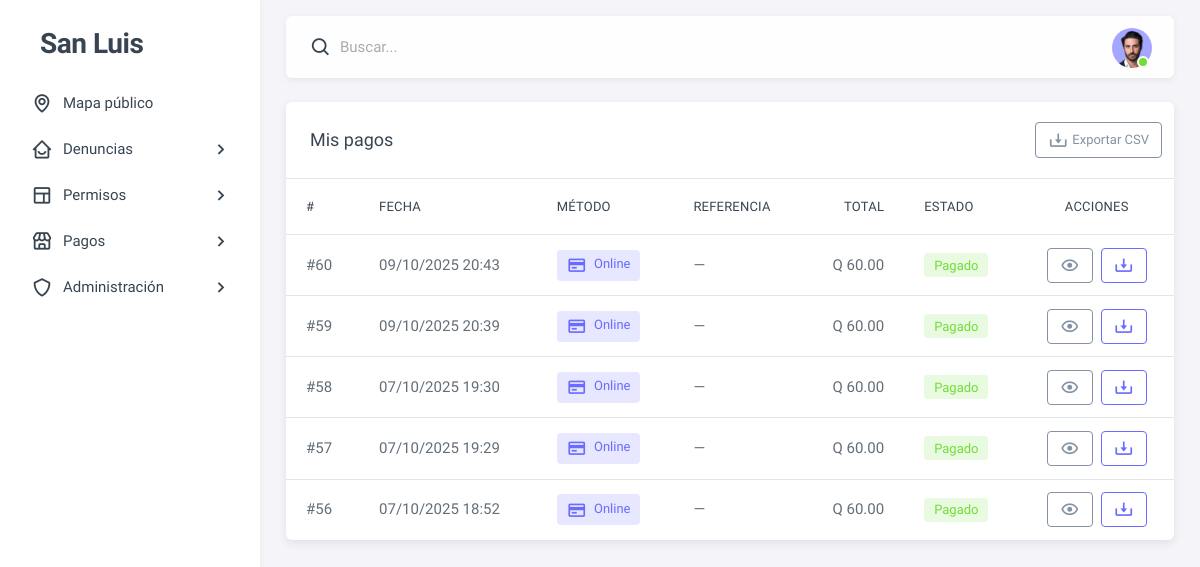
The app's page /mis-pagos/ (signed in), older data.
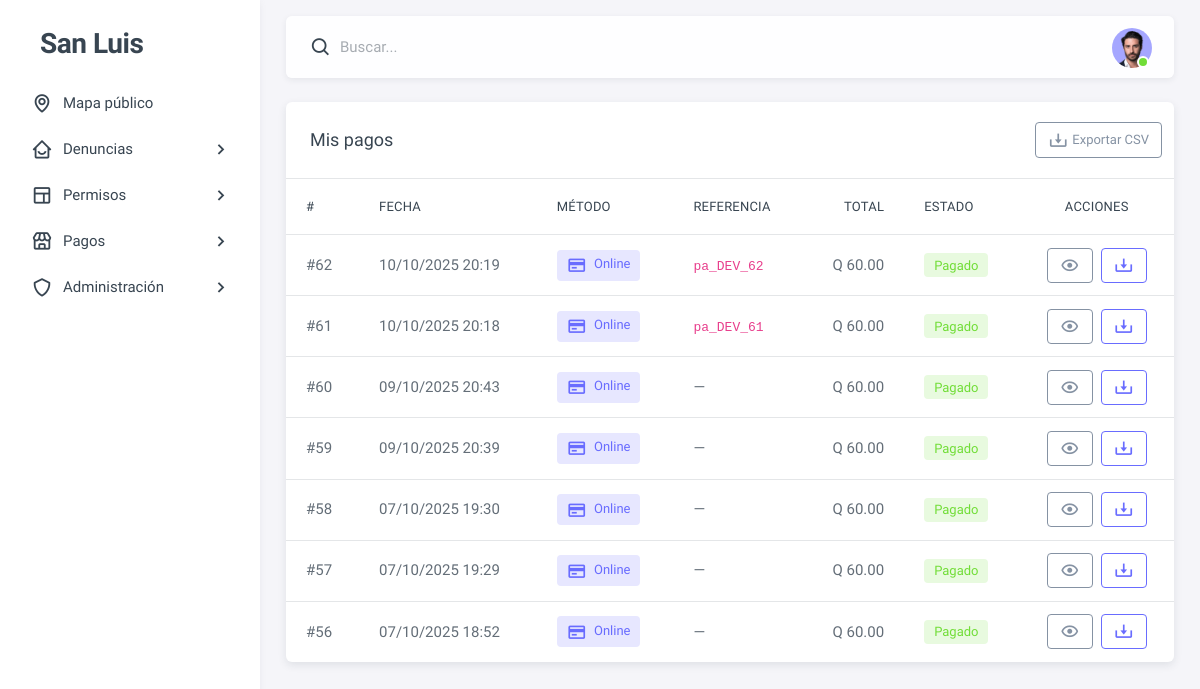
The same page, newer data.
### dashboard/models.py (models this page shows, shortened)
class Pago(models.Model):
    METODOS = [('caja','Caja'),('transferencia','Transferencia'),('tarjeta','Tarjeta'),('online','Online')]
    cuenta = models.ForeignKey(CuentaServicio, on_delete=models.PROTECT, related_name='pagos')
    fecha = models.DateTimeField(auto_now_add=True)
    metodo = models.CharField(max_length=20, choices=METODOS)
    referencia = models.CharField(max_length=100, blank=True, default='')
    monto = models.DecimalField(max_digits=10, decimal_places=2)
    usuario_registra = models.ForeignKey(settings.AUTH_USER_MODEL, null=True, blank=True, on_delete=models.SET_NULL)
    observaciones = models.TextField(blank=True, default='')

### dashboard/views/payments.py (the view)
# urls.py: path("mis-pagos/", pay_views.mis_pagos, name="mis_pagos"),
@login_required(login_url="login")
def mis_pagos(request):
    usuario = request.user
    qs = (Pago.objects
          .select_related("cuenta")
          .filter(cuenta__usuario=usuario)
          .order_by("-id"))
    f_ini = request.GET.get("f_ini")  # yyyy-mm-dd
    f_fin = request.GET.get("f_fin")
    metodo = request.GET.get("metodo")  # 'online', 'caja', etc.
    ref = request.GET.get("ref")
    fecha_field = "fecha"
    if not hasattr(Pago, fecha_field):
        fecha_field = "creado_en"
    if f_ini:
        d = parse_date(f_ini)
        if d:
            qs = qs.filter(**{f"{fecha_field}__date__gte": d})
    if f_fin:
        d = parse_date(f_fin)
        if d:
            qs = qs.filter(**{f"{fecha_field}__date__lte": d})
    if metodo:
        qs = qs.filter(metodo__iexact=metodo)
    if ref:
        qs = qs.filter(referencia__icontains=ref)
    paginator = Paginator(qs, 15)
    page = request.GET.get("page")
    pagos = paginator.get_page(page)
    metodos = (Pago.objects
               .filter(cuenta__usuario=usuario)
               .order_by()
               .values_list("metodo", flat=True)
               .distinct())
    ctx = {
        "pagos": pagos,
        "metodos": [m for m in metodos if m],  # limpia None
        "f_ini": f_ini or "",
        "f_fin": f_fin or "",
        "metodo_sel": metodo or "",
        "ref": ref or "",
        "fecha_field": fecha_field,
    }
    return render(request, "pagos/mis_pagos.html", ctx)

### dashboard/templates/pagos/mis_pagos.html (shortened to what this page needs)
{% extends "user/index.html" %}
{% load static %}
{% block content %}
<div class="card">
  <div class="d-flex justify-content-between align-items-center">
    <h5 class="card-header mb-0">Mis pagos</h5>
    <div class="pe-3">
      <a class="btn btn-sm btn-outline-secondary" href="{% url 'mis_pagos_csv' %}">
        <i class="bx bx-download me-1"></i> Exportar CSV
      </a>
    </div>
  </div>
  <div class="table-responsive text-nowrap">
    <table class="table">
      <thead>
        <tr>
          <th>#</th>
          <th>Fecha</th>
          <th>Método</th>
          <th>Referencia</th>
          <th class="text-end">Total</th>
          <th>Estado</th>
          <th class="text-center">Acciones</th>
        </tr>
      </thead>
      <tbody class="table-border-bottom-0">
        {% for p in pagos %}
        <tr>
          <td>#{{ p.id }}</td>
          <td>{{ p.fecha|date:"d/m/Y H:i" }}</td>
          <td>
            {% with metodo=p.metodo|default:"online" %}
              {% if metodo == "online" %}
                <span class="badge bg-label-primary"><i class="bx bx-credit-card me-1"></i> Online</span>
              {% elif metodo == "efectivo" %}
                <span class="badge bg-label-secondary"><i class="bx bx-money me-1"></i> Efectivo</span>
              {% else %}
                <span class="badge bg-label-info">{{ metodo|capfirst }}</span>
              {% endif %}
            {% endwith %}
          </td>
          <td>
            {% if p.referencia %}
              <code>{{ p.referencia }}</code>
            {% else %}
              —
            {% endif %}
          </td>
          <td class="text-end">Q {{ p.monto|floatformat:2 }}</td>
          <td>
            {% with estado=p.tx_estado|default:"success" %}
              {% if estado == "success" %}
                <span class="badge bg-label-success">Pagado</span>
              {% elif estado == "failed" %}
                <span class="badge bg-label-danger">Fallido</span>
              {% else %}
                <span class="badge bg-label-warning">{{ estado|capfirst }}</span>
              {% endif %}
            {% endwith %}
          </td>
          <td class="text-center">
            <div class="d-flex gap-2 justify-content-center">
              <a class="btn btn-sm btn-outline-secondary" href="{% url 'recibo_pago' p.id %}" title="Ver recibo">
                <i class="bx bx-show"></i>
              </a>
              <a class="btn btn-sm btn-outline-primary" href="{% url 'recibo_pago_pdf' p.id %}" title="Descargar PDF">
                <i class="bx bx-download"></i>
              </a>
            </div>
          </td>
        </tr>
        {% empty %}
        <tr>
          <td colspan="7" class="text-center text-muted py-5">Aún no tienes pagos.</td>
        </tr>
        {% endfor %}
      </tbody>
    </table>
  </div>
</div>
{% endblock %}

Row changes from the older to the newer data that the page shows:
added Pago: id "62", fecha "10/10/2025 20:19", metodo "online" (drawn), referencia "pa_DEV_62", monto "60.00"
added Pago: id "61", fecha "10/10/2025 20:18", metodo "online" (drawn), referencia "pa_DEV_61", monto "60.00"
